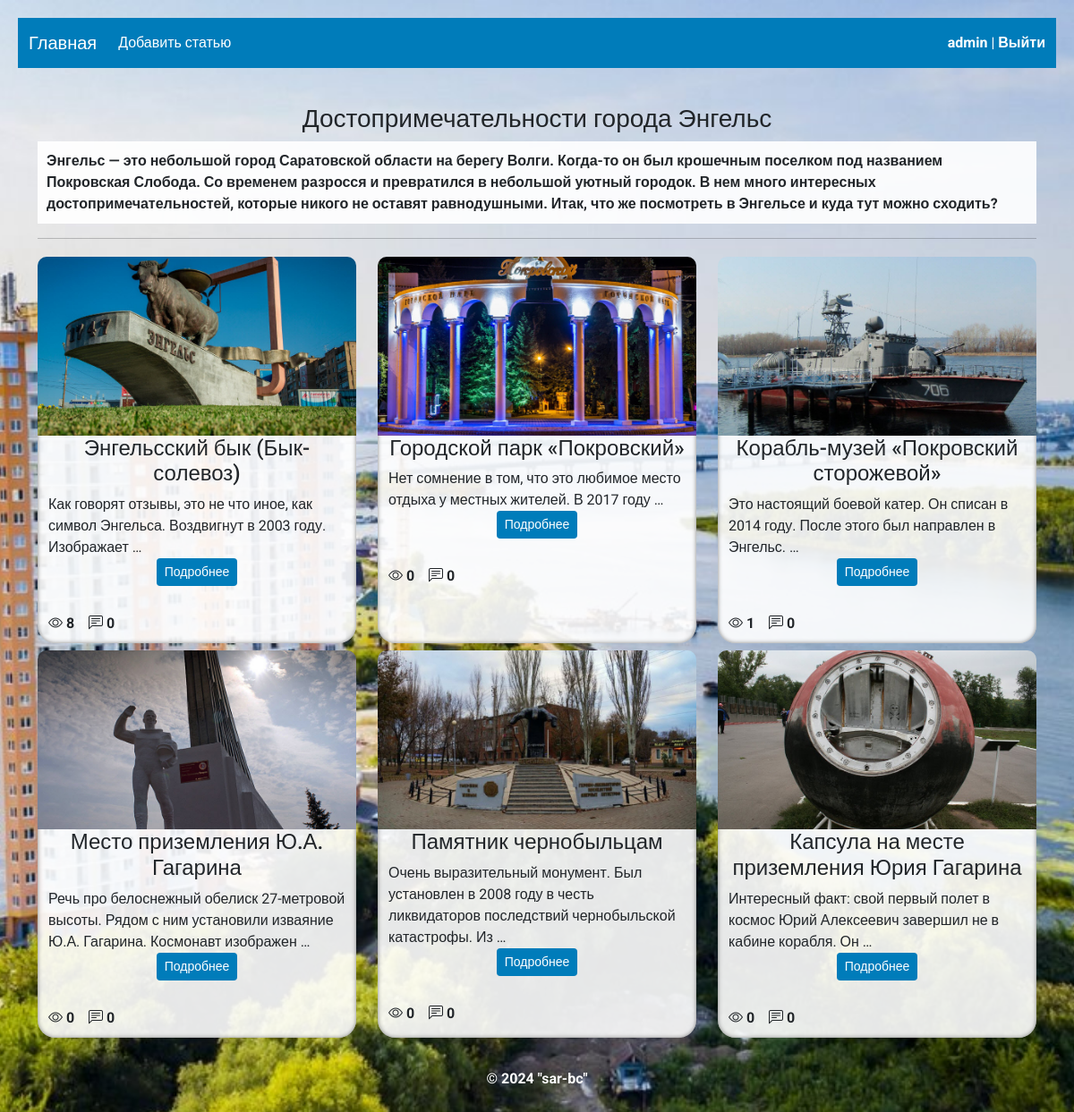
The app's page / (signed in) with its own data.
### city/models.py (models this page shows, shortened)
class Posts(models.Model):
    title = models.CharField(max_length=100, verbose_name="Назвагиестатьи")
    body = models.TextField(verbose_name="Текст статьи")
    image = models.ImageField(upload_to='city/images/', verbose_name="Фото")
    views = models.IntegerField(verbose_name="Количество просмотров")
    user = models.ForeignKey(User, on_delete=models.CASCADE, verbose_name="Автор")
    class Meta:
        verbose_name = "Пост"
        verbose_name_plural = "Посты"

### city/views.py (the view)
# urls.py: path('', views.index, name='home'),
def index(request):
    posts = Posts.objects.all()
    context = {
        'title': 'Главная',
        'posts': posts,
    }
    return render(request, 'city/index.html', context=context)

### city/templates/city/index.html (shortened to what this page needs)
{% extends 'city/base.html' %}
{% load static %}
{% block content %}
<div class="container">
    <h3 class="title">Достопримечательности города Энгельс</h3>
    <p class="title_about">Энгельс — это небольшой город Саратовской области на берегу Волги. Когда-то он был крошечным
        поселком под названием Покровская Слобода. Со временем разросся и превратился в небольшой уютный городок. В нем
        много интересных достопримечательностей, которые никого не оставят равнодушными. Итак, что же посмотреть в
        Энгельсе и куда тут можно сходить?
    </p>
    <hr/>
    <div class="row">
        {% for p in posts %}
        <div class="col-md-4 col-sm-12 py-1">
            <div class="container box box-fon h-100">
                <div class="row">
                    <div class="col img-box150" style="background-image: url({{p.image.url}});"></div>
                </div>
                <div class="row">
                    <div class="col">
                        <div class="box-content">
                            <h4 class="text-m text-center">{{p.title}}</h4>
                        </div>
                    </div>
                </div>
                <div class="row ">
                    <div class="col ">
                        <div class="box-content">
                            {{p.body|safe|truncatewords:15}}
                        </div>
                    </div>
                </div>
                <div class="row">
                    <div class="col text-center ">
                        <a class="btn btn-sm btn-card" href="{% url 'show_post' p.id %}">Подробнее</a>
                    </div>
                    <hr class="space m"/>
                    <div class="row">
                        <div class="col">
                            <i class="bi bi-eye"></i><b> {{p.views}}</b>
                            <i class="bi bi-chat-left-text"></i> <b>0</b>
                        </div>
                    </div>
                </div>
            </div>
        </div>
        {% endfor %}
    </div>
</div>
{% endblock %}

### city/templates/city/base.html (shortened to what this page needs)
<!DOCTYPE html>
{% load static %}
<html lang="en">
<head>
    <link rel="stylesheet" href="{% static 'city/css/bootstrap.min.css' %}">
    <link rel="stylesheet" href="{% static 'city/css/style.css' %}">
    <link rel="stylesheet" href="https://cdn.jsdelivr.net/npm/bootstrap-icons@1.11.3/font/bootstrap-icons.min.css">
</head>
<body>
<div class="wrapper">
    <header class="header">
            <nav class="navbar navbar-expand-lg ">
                <div class="container-fluid">
                    <a class="navbar-brand" href="{% url 'home' %}">Главная</a>
                    <div class="collapse navbar-collapse" id="navbarSupportedContent">
                        <ul class="navbar-nav me-auto mb-2 mb-lg-0">
                            {% if user.is_authenticated %}
                            <li class="nav-item">
                                <a class="nav-link " aria-current="page" href="#">Добавить статью</a>
                            </li>
                            {% endif %}
                        </ul>
                        <ul class="nav navbar-nav navbar-right">
                            {% if request.user.is_authenticated %}
                            <li class="nav-item">
                                <span class="nav_a"><b>{{user.username}}</b> |</span> <b><a class="nav_a" href="{% url 'logoutuser' %}">Выйти</a></b>
                            </li>
                            {% else %}
                            <li class="nav-item"><a class="nav_a" href="{%url 'registration'%}">Регистрация</a> | <a class="nav_a" href="{% url 'loginuser' %}">Войти</a></li>
                            {% endif %}
                        </ul>
                    </div>
                </div>
            </nav>
    </header>
    <main class="main">
        {% block content %}
        {% endblock %}
    </main>
    <footer class="footer">&copy; 2024 &quot;sar-bc&quot;</footer>
</div>
</body>
</html>

### city/static/city/css/style.css (style rules this page uses)
:root { --nav-item-green: green; --bg-fon-navbar: #007cba; --light-color: #fff; --dropdown-item: #007cba; --dropdown-item-hover: #007cba; --text-color: #4c4c4c; --bs-link-color: #007cba; --bs-link-hover-color: #007cba; --bs-pagination-active-bg: #007cba; --bs-pagination-active-bg: #007cba; --bs-pagination-active-border-color: #007cba; --bs-pagination-active-bg: #007cba; --bs-pagination-active-border-color: #007cba; }
body { font-family: "Roboto", sans-serif; background-image: url("../img/Engels_46.jpg"); background-repeat: no-repeat; background-position: center center; background-attachment: fixed; background-size: cover; min-width: 320px; margin: 0; padding: 0; box-sizing: border-box; }
html, body { height: 100%; }
.wrapper { min-height: 100%; display: flex; flex-direction: column; }
main.main { flex: 1 1 auto; }
.header { margin: 20px; }
.navbar { background: var(--bg-fon-navbar, #fff); }
.nav-link, .navbar-brand { color: var(--light-color, #fff); cursor: pointer; border-radius: 20px; }
.nav-link { margin-right: 1em !important; }
.navbar-collapse { justify-content: center; }
.nav_a { color: var(--light-color, #fff); border-radius: 20px; text-decoration: none; }
.img-box150 { border-top-left-radius: 10px; border-top-right-radius: 10px; background-size: cover; background-position: center center; height: 200px; max-height: 200px !important; }
.box { margin-bottom: 10px; box-shadow: inset 0 0 5px gray; border-radius: 20px; }
hr.space { border: none !important; clear: both; height: 70px; margin: 0; }
hr.space.m { height: 30px; }
.box-fon { background-color: rgba(255, 255, 255, 0.9); }
.btn-card { background: var(--bg-fon-navbar, #fff); color: var(--light-color, #fff); }
.title { text-align: center; margin-top: 20px; }
.footer { text-align: center; color: #fff; font-weight: bold; margin: 30px; }
.title_about { font-weight: bold; background-color: rgba(255, 255, 255, 0.9); padding: 10px; }

### records on screen
Posts: image (picture), title "Энгельсский бык (Бык-солевоз)", body "Как говорят отзывы, это не что иное, как символ Энгельса. Воздвигнут в 2003 году. Изображает …", views "8"
Posts: image (picture), title "Городской парк «Покровский»", body "Нет сомнение в том, что это любимое место отдыха у местных жителей. В 2017 году …", views "0"
Posts: image (picture), title "Корабль-музей «Покровский сторожевой»", body "Это настоящий боевой катер. Он списан в 2014 году. После этого был направлен в Энгельс. …", views "1"
Posts: image (picture), title "Место приземления Ю.А. Гагарина", body "Речь про белоснежный обелиск 27-метровой высоты. Рядом с ним установили изваяние Ю.А. Гагарина. Космонавт изображен …", views "0"
Posts: image (picture), title "Памятник чернобыльцам", body "Очень выразительный монумент. Был установлен в 2008 году в честь ликвидаторов последствий чернобыльской катастрофы. Из …", views "0"
Posts: image (picture), title "Капсула на месте приземления Юрия Гагарина", body "Интересный факт: свой первый полет в космос Юрий Алексеевич завершил не в кабине корабля. Он …", views "0"

### other values on screen
{{ user.username }} "admin"
